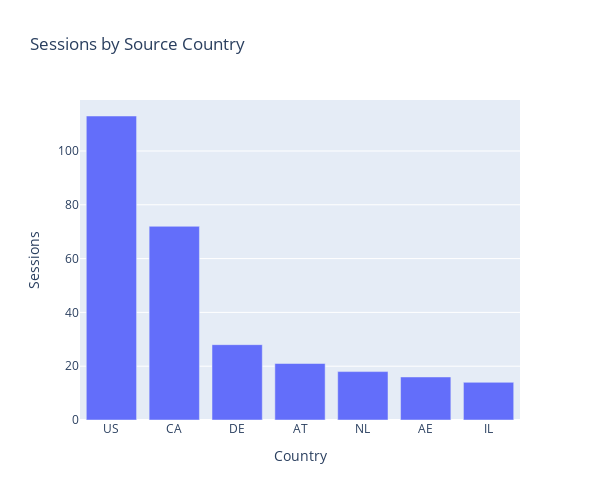

This figure's notebook cell:
### Markdown cell above
## Insight from the Donut Chart

**Title:** *Suspicious Traffic Share by Country*

---

## Key Observations:

* **Top Contributors to Suspicious Traffic:**

  * **🇺🇸 United States (US)** leads by far, accounting for **40.1%** of all suspicious traffic.
  * **🇨🇦 Canada (CA)** follows with **25.5%**, suggesting a strong North American footprint.

* **Other Notable Contributors:**

  * **🇩🇪 Germany (DE)** contributes **9.93%**, while **🇦🇹 Austria (AT)**, **🇳🇱 Netherlands (NL)**, **🇦🇪 UAE**, and **🇮🇱 Israel (IL)** each contribute smaller but significant portions.

---

## Implications:

* **North America as Primary Source:** The heavy concentration of suspicious traffic from the US and Canada may point to:

  * **Compromised systems** or **botnets** hosted in these regions
  * **VPNs or proxies** used to disguise true origin

* **Need for Geo-based Filtering or Investigation:** Countries with lower expected usage volumes but non-trivial suspicious traffic shares (e.g., AE, IL) should be **flagged for IP-level review**.

---

## Recommendation:

* Investigate **IP addresses** within high-traffic countries.
* Consider **geo-blocking, rate limiting**, or **multi-factor authentication** for high-risk geolocations if not already in place.

### Code cell
#  4. Sessions by Country
# Fixing column names for Plotly
country_counts = df['src_ip_country_code'].value_counts().reset_index()
country_counts.columns = ['country', 'count']

# Create bar chart
fig4 = px.bar(country_counts, x='country', y='count',
              labels={'country': 'Country', 'count': 'Sessions'},
              title="Sessions by Source Country",
              width=600, height=500)
fig4.show()

### Figure 1 — Plotly figure (JSON) as saved in the notebook; plotly's stock layout.template omitted (floating-point values rounded to 4 significant figures)
{"data": [{"alignmentgroup": "True", "hovertemplate": "Country=%{x}<br>Sessions=%{y}<extra></extra>", "legendgroup": "", "marker": {"color": "#636efa", "pattern": {"shape": ""}}, "name": "", "offsetgroup": "", "orientation": "v", "showlegend": false, "textposition": "auto", "type": "bar", "x": ["US", "CA", "DE", "AT", "NL", "AE", "IL"], "xaxis": "x", "y": [113, 72, 28, 21, 18, 16, 14], "yaxis": "y"}], "layout": {"barmode": "relative", "height": 500, "legend": {"tracegroupgap": 0}, "title": {"text": "Sessions by Source Country"}, "width": 600, "xaxis": {"anchor": "y", "autorange": true, "domain": [0, 1], "range": [-0.5, 6.5], "title": {"text": "Country"}, "type": "category"}, "yaxis": {"anchor": "x", "autorange": true, "domain": [0, 1], "range": [0, 118.9], "title": {"text": "Sessions"}, "type": "linear"}}}
